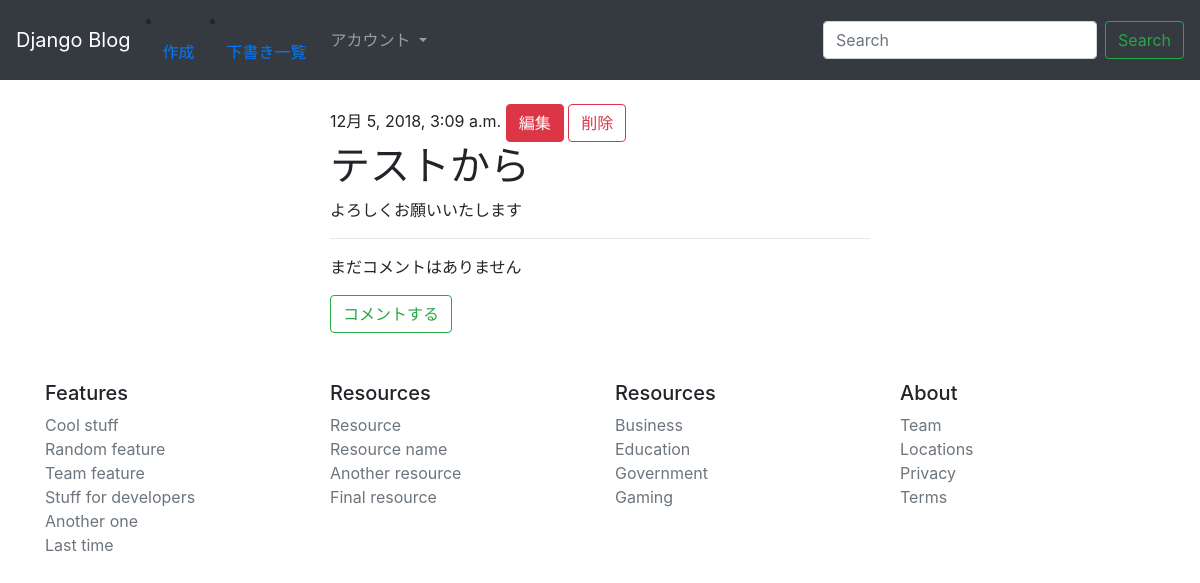
/post/6/ (signed in), run on an earlier commit of the app's database.
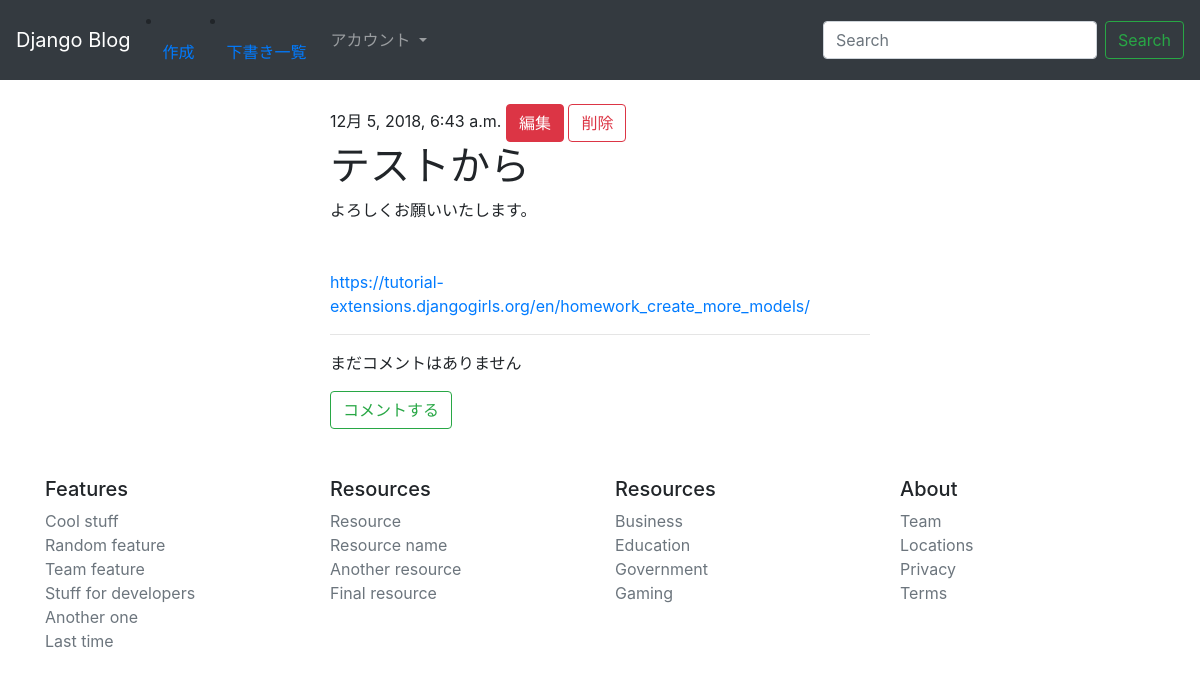
And on a later commit of the database.
### blog/models.py (models this page shows, shortened)
class Post(models.Model):
    author = models.ForeignKey(
        "auth.User", on_delete=models.CASCADE)
    title = models.CharField(max_length=200)
    text = models.TextField()
    created_date = models.DateTimeField(default=timezone.now)
    published_date = models.DateTimeField(blank=True, null=True)

### blog/views.py (the view)
# urls.py: path("post/<int:pk>/", views.post_detail, name="post_detail"),
@login_required
def post_detail(request, pk):
    post = get_object_or_404(Post, pk=pk)
    return render(request, "blog/post_detail.html", {'post': post})

### blog/templates/blog/post_detail.html
{% extends 'blog/base.html' %}
{% block content %}
    <div class="post">
        {% if post.published_date %}
            {{ post.published_date }}
        {% else %}
         <a class="btn btn-outline-info" href="{% url "post_publish" pk=post.pk %}">公開</a>
        {% endif %}
        {% if user.is_authenticated %}
            <a class="btn btn-danger" href="{% url "post_edit" pk=post.pk %}">編集</a>
            <a class="btn btn-outline-danger" href="{% url "post_remove" pk=post.pk %}">削除</a>
        {% endif %}
        <h1>{{ post.title }}</h1>
        <p>{{ post.text|linebreaksbr|urlize }}</p>
    </div>
<hr>
    {% for comment in post.comment.all %}
        {% if user.is_authenticated or comment.approved_comment %}
            {{ comment.created_date }}
                {% if not comment.approved_comment %}
                    <a class="btn btn-secondary" href="{% url "comment_remove" pk=comment.pk %}">コメントを削除</a>
                    <a class="btn btn-secondary" href="{% url "comment_approve" pk=comment.pk %}">承認</a>
                {% endif %}
            {{ comment.author }}
            {{ comment.text|linebreaksbr|urlize }}
    {% endif %}
    {% empty %}
     <p>まだコメントはありません</p>
    {% endfor %}
    <a class="btn btn-outline-success" href="{% url "add_comment_to_post" pk=post.pk%}">コメントする</a>
{% endblock %}

What changed in the data, as far as the page shows it:
changed Post "テストから": published_date "12月 5, 2018, 3:09 a.m." → "12月 5, 2018, 6:43 a.m."; text "よろしくお願いいたします" → "よろしくお願いいたします。 https://tutorial-extensions.djangogirls.org/en/homework_create_more_models/"
